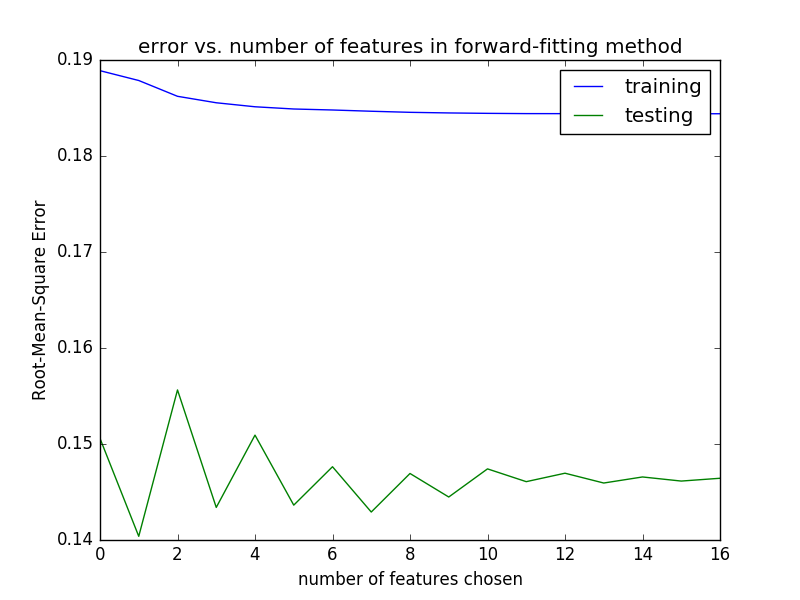

Write Python code to recreate this figure.
import numpy as np
import matplotlib.pyplot as plt
import matrix_operation as mo
import input_data as id

#number of features    
feature_dim = 16 #including constant feature

#training set
x,y,x_min,x_max,y_min,y_max = id.read_trainingdata_MS(feature_dim)
#testing set
x_test,y_test = id.read_testingdata_MS(feature_dim, x_min, x_max, y_min, y_max)

#data set size
training_size = x.shape[0]
testing_size = x_test.shape[0]

#stats
stats = ['G','AB','R','H','2B','3B','HR','RBI','BB','SO','SB','CS','AVG','OBP','SLG','OPS','Constant']
#array to store whether a feature is selected
feature_selected = np.zeros(feature_dim+1)
#max number of features to select
max_features = 17
#number of current features
num_feature_selected = 0

#store loss
training_error = np.zeros(max_features)
testing_error = np.zeros(max_features)

selected_feature_order = np.zeros(feature_dim + 1)

#forward-fitting algorithm
subx = []
subx_test = []
#initialize theta
theta = []
#theta.append(np.inner(y,subx)[0]/np.inner(subx,subx)[0][0])
while num_feature_selected < max_features:
    currenttheta = 0
    currentidx = 0
    currentJ = np.Inf
    
    #subx * theta
    if num_feature_selected == 0:
        previous_prediction = np.zeros(x.shape[0])
    else:
        previous_prediction = np.sum(np.multiply(subx,np.transpose(np.array(theta,ndmin=2))),axis=0)
    previous_diff = np.subtract(y,previous_prediction)
    #choose features that are still unselected
    for idx in range(0,feature_dim+1):
        if feature_selected[idx] == 0:
            #the feature column
            if idx == feature_dim:
                col = np.ones(x.shape[0])
            else:
                col = x[:,idx]
            #print col
            # new theta
            temptheta = np.inner(previous_diff,col) / np.inner(col,col)
            #print temptheta
            current_prediction = np.subtract(previous_diff, col*temptheta)
            tempJ = 0.5 * np.inner(current_prediction,current_prediction)

            if tempJ < currentJ:
                currentJ = tempJ
                currentidx = idx
                currenttheta = temptheta
                
    #add new feature
    if currentidx == feature_dim:
        new_feature_train = np.array(np.ones(x.shape[0]),ndmin=2)
        new_feature_test = np.array(np.ones(x_test.shape[0]),ndmin=2)
    else:
        new_feature_train = np.array(x[:,currentidx],ndmin=2)
        new_feature_test = np.array(x_test[:,currentidx],ndmin=2)
    if subx == []:
        subx = new_feature_train
        subx_test = new_feature_test
    else:
        subx = np.concatenate((subx,new_feature_train),axis=0)
        subx_test = np.concatenate((subx_test,new_feature_test),axis=0)
    #renew theta
    theta.append(currenttheta)
    
    #print error
    train_predict = np.sum(np.multiply(subx,np.transpose(np.array(theta,ndmin=2))),axis=0)
    train_diff = np.subtract(y,train_predict)
    training_error[num_feature_selected] = np.sqrt(np.inner(train_diff,train_diff) / training_size)
    test_predict = np.sum(np.multiply(subx_test,np.transpose(np.array(theta,ndmin=2))),axis=0)
    test_diff = np.subtract(y_test,test_predict)
    testing_error[num_feature_selected] = np.sqrt(np.inner(test_diff,test_diff) / testing_size)
    
    feature_selected[currentidx] = 1
    
    selected_feature_order[currentidx] = num_feature_selected + 1
    
    num_feature_selected += 1
    
print selected_feature_order
# plot
plt.plot(range(0,max_features),training_error,label='training')
plt.plot(range(0,max_features),testing_error,label='testing')
plt.title('error vs. number of features in forward-fitting method')
plt.xlabel('number of features chosen')
plt.ylabel('Root-Mean-Square Error')
plt.legend(loc="upper right")
plt.savefig('forward_fitting.png')

#save data
with open("forward-fitting.txt",'w') as f:
    for idx in range(0,len(training_error)):
        f.write('%f,' %training_error[idx])
    f.write('\n')
    for idx in range(0,len(testing_error)):
        f.write('%f,' %testing_error[idx])
    f.write('\n')